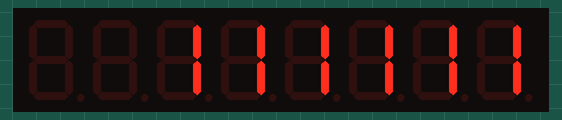
Bench run of a sketch on a simulated Arduino Uno, built with avr-gcc and run on an emulated ATmega328P. Shown: 8-digit seven-segment display.

Above: at 0.1 s.
At 1.1 s:
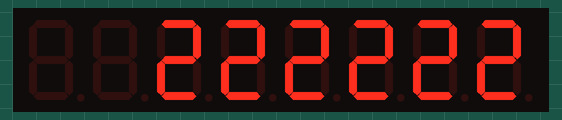
At 2.1 s:
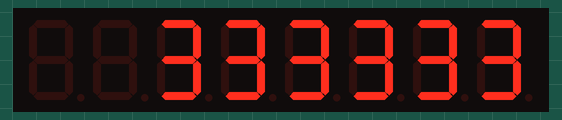
At 4.1 s:
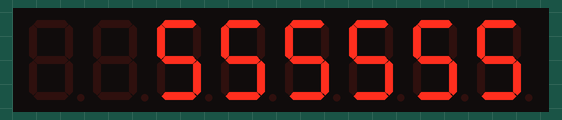
At 6.1 s:
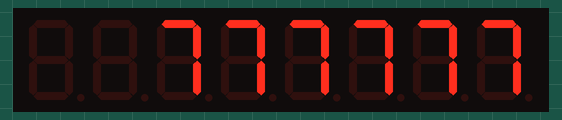
At 8.1 s:
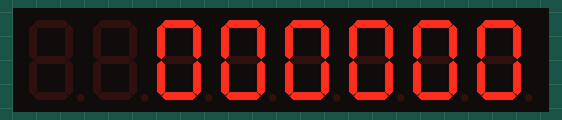

The sketch:

SevenSegment.ino
```cpp
#include <LedControl.h>

///////////////////////////////////////////////////////////////////
// 七段顯示器相關
///////////////////////////////////////////////////////////////////
const byte g_Digis = 6;         //七段顯示器位數;//
const int g_DeviceNum = 1;      //使用的 MAX7219 數量;//
#define PIN_DATA 8              //接MAX7219的P1(左上第一隻腳);//
#define PIN_CLK  9              //接MAX7219的P13;//
#define PIN_CS   7              //接MAX7219的P12;//

LedControl g_Led = LedControl( PIN_DATA, PIN_CLK, PIN_CS, g_DeviceNum );

void setup()
{
  // put your setup code here, to run once:
    //初始化七段顯示器;//
    g_Led.shutdown(0,false);       //The MAX72XX is in power-saving mode on startup
    g_Led.setIntensity(0,7);      // Set the brightness to default value
    g_Led.clearDisplay(0);         // and clear the display
}

//顯示指定數字;//
void LedPrintNumber( unsigned int Num )
{
    //照順序從個位數往高位數點亮;//
    for( int i=0; i<g_Digis; i++ )
    {
        g_Led.setDigit( 0, i, (byte)(Num%10), false );
        Num = Num / 10;
    }
}

//顯示字串;//
//支援的字元限以下幾種;//
//'0','1','2','3','4','5','6','7','8','9','0',
//'A','b','c','d','E','F','H','L','P',
//'.','-','_',' '
void LedPrintString( String Str )
{
    if( Str.length() > g_Digis )
        return;

    for( int i=0; i<g_Digis; i++ )
    {
        if( i < Str.length() )
            g_Led.setChar( 0, Str.length()-1-i, Str[i], false );
        else
            g_Led.setChar( 0, i, ' ', false );
    }
}

void loop()
{
  // put your main code here, to run repeatedly:
  LedPrintString("111111");
  delay(1000);
  LedPrintString("222222");
  delay(1000);
  LedPrintString("333333");
  delay(1000);
  LedPrintString("444444");
  delay(1000);
  LedPrintString("555555");
  delay(1000);
  LedPrintString("666666");
  delay(1000);
  LedPrintString("777777");
  delay(1000);
  //LedPrintString("888888");
  //delay(1000);
  LedPrintString("999999");
  delay(1000);
  LedPrintString("000000");
  delay(1000);


    for( int i=0; i<10000; i++ )
    {
      LedPrintNumber( i );
      delay(100);
    }

}
```

Measured:
- what the display in image 1 shows lasts 1.0 s, from 1.0 s to 2.0 s
- what the display in image 5 shows lasts 1.1 s, from 8.0 s to 9.1 s
